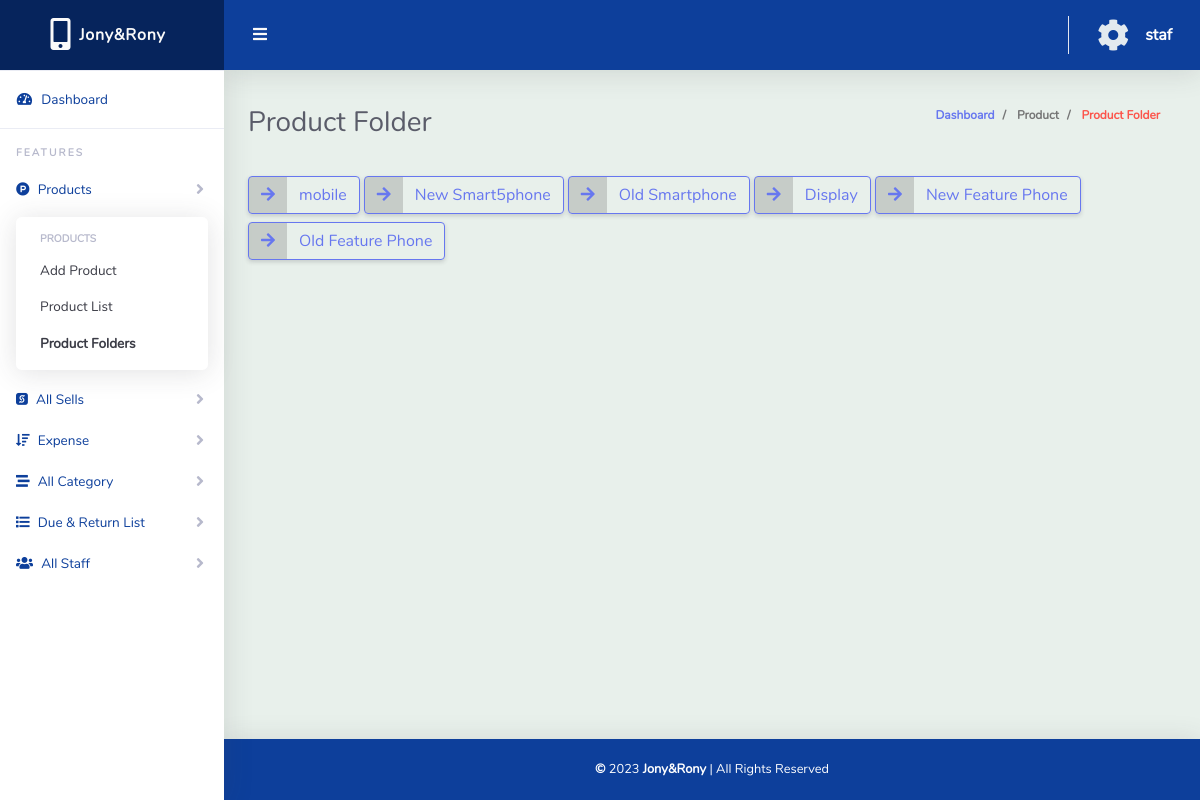
Screenshot of /product_folder.php (signed in) with the database file from the repository.
### tables this page shows
CREATE TABLE `tbl_category` (
  `cat_id` int(11) NOT NULL,
  `category` varchar(64) NOT NULL
);

### classes/category.php (called while the page is built, shortened)
<?php
$filepath = realpath(dirname(__FILE__));
include_once($filepath . '/../lib/Database.php');
include_once($filepath . '/../lib/Query.php');
class Category
{
    private $qu;
    public function __construct()
    {
        $this->qu = new Query();
    }
    public function getAllcat()
    {
        $query = "SELECT * FROM tbl_category ORDER BY cat_id asc";
        $result = $this->qu->select($query);
        return $result;
    }
}

### lib/Database.php (called while the page is built, shortened)
<?php
class Database
{
	public $host   = DB_HOST;
	public $user   = DB_USER;
	public $pass   = DB_PASS;
	public $dbname = DB_NAME;
	private function connectDB()
	{
		$this->link = new mysqli($this->host, $this->user, $this->pass, $this->dbname);
	}
}

### lib/Query.php (called while the page is built, shortened)
<?php
$filepath = realpath(dirname(__FILE__));
include_once($filepath . '/Database.php');
class Query extends Database{
	public function select($query)
	{
		$result = $this->link->query($query) or die($this->link->error . __LINE__);
		if ($result->num_rows > 0) {
			return $result;
		} else {
			return false;
		}
	}
}
?>

### product_folder.php (the view, shortened to what this page needs)
<?php
$filepath = realpath(dirname(__FILE__));
include_once($filepath . '/inc/header.php');
?>
<div class="container-fluid" id="container-wrapper">
    <div class="d-sm-flex align-items-center justify-content-between mb-4">
        <h1 class="h3 mb-0 text-gray-800">Product Folder</h1>
        <ol class="breadcrumb">
            <li class="breadcrumb-item">
                <a href="dashboard.php" class="text-decoration-none">Dashboard</a>
            </li>
            <li class="breadcrumb-item">
                Product
            </li>
            <li class="breadcrumb-item text-danger" aria-current="page">
                Product Folder
            </li>
        </ol>
    </div>
    <div class="row">
        <div class="col-md-12 mb-2">
            <?php
            $getcat = $cat->getAllcat();
            if ($getcat) {
                while ($result = $getcat->fetch_assoc()) {
            ?>
                    <a href="?catID=<?php echo $result['cat_id']; ?>" class="btn btn-outline-primary btn-icon-split mb-2">
                        <span class="icon text-dark-600">
                            <i class="fas fa-arrow-right"></i>
                        </span>
                        <span class="text"><?php echo $result['category']; ?></span>
                    </a>
            <?php }
            } ?>
        </div>
    </div>
    <div class="row">
    </div>
</div>
<?php
include_once($filepath . '/inc/footer.php');
?>

### rows the page displays
tbl_category: category "mobile"
tbl_category: category "New Smart5phone"
tbl_category: category "Old Smartphone"
tbl_category: category "Display"
tbl_category: category "New Feature Phone"
tbl_category: category "Old Feature Phone"

### other values shown
Session::get("user") "staf"
